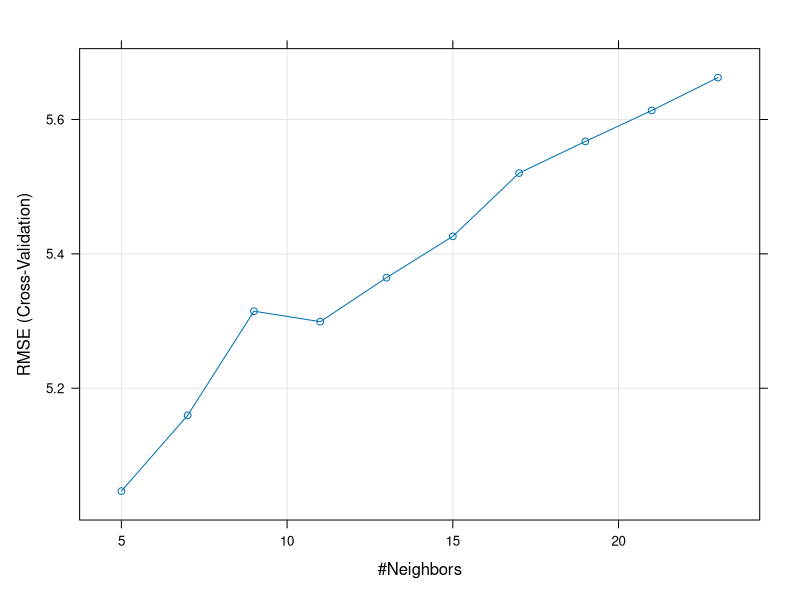
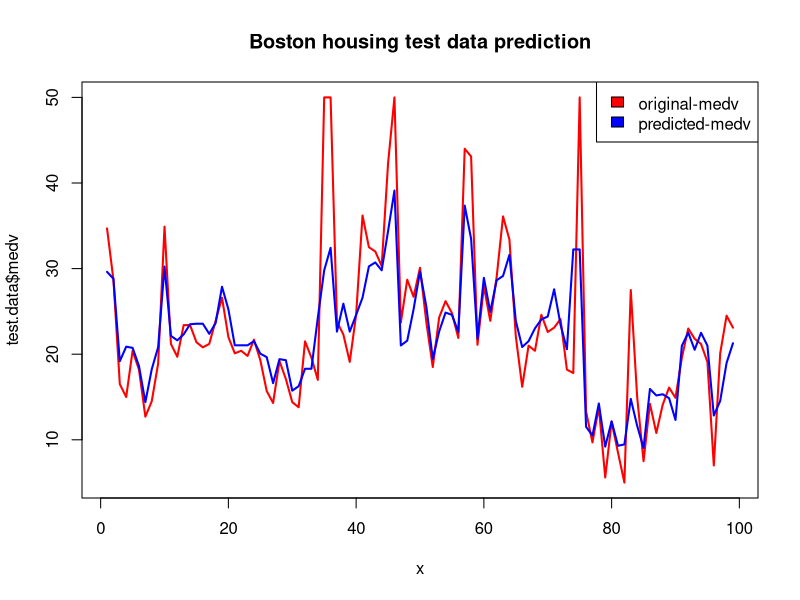

The R script that drew these images, in order:
# Load the data
# https://cran.r-project.org/web/packages/MASS/MASS.pdf
data("Boston", package = "MASS")

#install.packages("caret")
library(caret)

# Inspect the data
summary(Boston)
str(Boston)
# Split the data into training and test set
set.seed(123)
training.samples <- caret::createDataPartition(Boston$medv, p = 0.8, list = FALSE)
train.data  <- Boston[training.samples, ]
test.data <- Boston[-training.samples, ]

# Fit the model on the training set
fitControl <- trainControl(method = "cv", 
                            number = 10)

model <- caret::train(medv~., 
                      data = train.data,
                      method = "knn",
                      trControl = fitControl,
                      #preProcess = c("center","scale"),
                      preProcess = c("range"),
                      tuneLength = 10
)
# Plot model error RMSE vs different values of k
plot(model)
# Best tuning parameter k that minimize the RMSE
model$bestTune
# Make predictions on the test data
predictions <- predict(model,test.data)
head(predictions)
# Compute the prediction error RMSE
RMSE(predictions, test.data$medv)


x = 1:dim(test.data)[1]
plot(x, test.data$medv, col = "red", type = "l", lwd=2,
     main = "Boston housing test data prediction")
lines(x, predictions, col = "blue", lwd=2)
legend("topright",  legend = c("original-medv", "predicted-medv"), 
       fill = c("red", "blue"), col = 2:3,  adj = c(0, 0.6))
